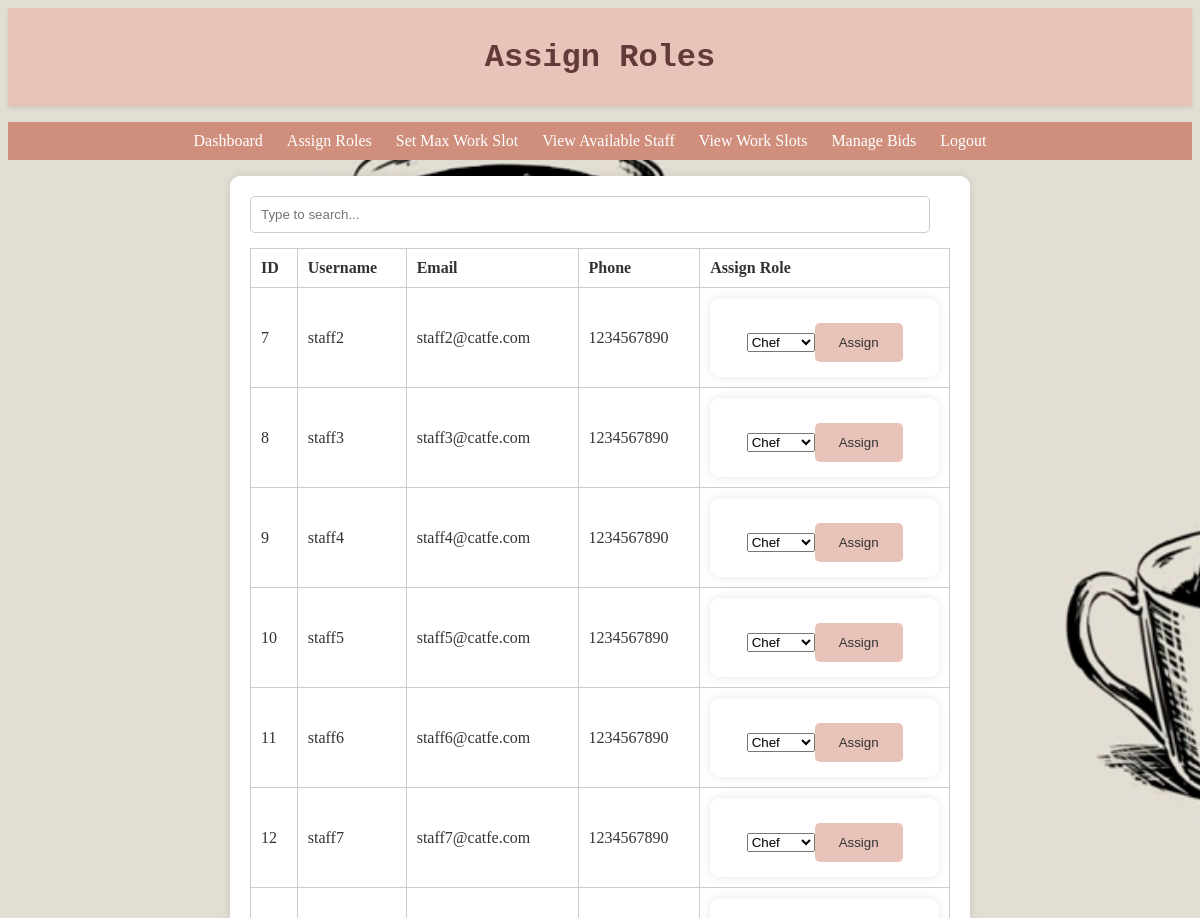
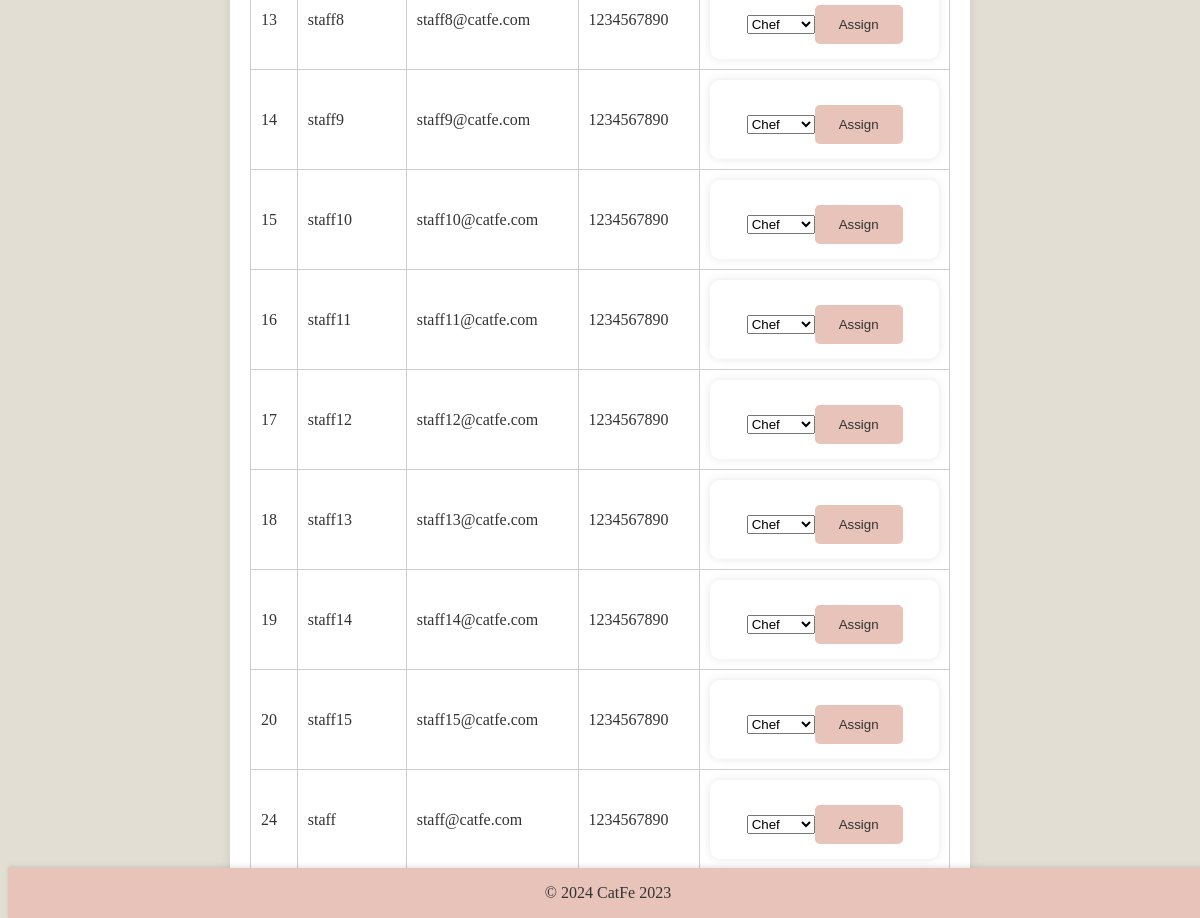
Screenshot of /pages/assign_roles.php with the database file from the repository (2 pictures, top to bottom).
### tables this page shows
CREATE TABLE `users` (
  `id` int(11) NOT NULL,
  `username` varchar(255) NOT NULL,
  `password` varchar(255) NOT NULL,
  `email` varchar(255) NOT NULL,
  `phone` varchar(20) NOT NULL,
  `can_view_dashboard` tinyint(1) DEFAULT 0,
  `can_manage_bids` tinyint(1) DEFAULT 0,
  `can_manage_work_slots` tinyint(1) DEFAULT 0,
  `can_bid_for_work_slots` tinyint(1) DEFAULT 0,
  `Type` enum('system admin','cafe owner','cafe manager','cafe staff') NOT NULL,
  `is_suspended` enum('active','suspended') NOT NULL DEFAULT 'active',
  `max_work_slots` int(11) NOT NULL,
  `save_work_slots` int(11) NOT NULL
);

### pages/assign_roles.php (the view, shortened to what this page needs)
<?php
include('../config/db_config.php');
$sql = "SELECT users.id, users.username, users.email, users.phone FROM users LEFT JOIN user_profiles ON users.id = user_profiles.user_id WHERE users.Type = 'café staff' AND user_profiles.cafe_role IS NULL";
$result = mysqli_query($conn, $sql);
?>
<!DOCTYPE html>
<html lang="en">
<head>
    <link rel="stylesheet" href="../styles.css">
</head>
<body>
    <header>
        <h1>Assign Roles</h1>
    </header>
    <nav>
        <ul>
            <li><a href="../dashboard/dashboard_manager.php">Dashboard</a></li>
            <li><a href="../pages/assign_roles.php">Assign Roles</a></li>
			<li><a href="../pages/MaxWorkSlot.php">Set Max Work Slot</a></li>
            <li><a href="../pages/view_available_staff.php">View Available Staff</a></li>
            <li><a href="../pages/view_work_slots.php">View Work Slots</a></li>
            <li><a href="../pages/manage_bids.php">Manage Bids</a></li>
            <li><a href="../controller/logout.php">Logout</a></li>
        </ul>
    </nav>
    <main>
        <table>
        <form method="POST">
        <input type="text" id="searchAvailable" name="search" placeholder="Type to search...">
        </form>
            <tr>
                <th>ID</th>
                <th>Username</th>
                <th>Email</th>
                <th>Phone</th>
                <th>Assign Role</th>
            </tr>
            <?php
            if ($result) {
                while ($row = mysqli_fetch_assoc($result)) {
                    echo "<tr>";
                    echo "<td>" . $row['id'] . "</td>";
                    echo "<td>" . $row['username'] . "</td>";
                    echo "<td>" . $row['email'] . "</td>";
                    echo "<td>" . $row['phone'] . "</td>";
                    echo "<td>";
                    echo "<form action='../pages/assign_roles.php' method='POST'>";
                    echo "<select name='cafe_role'>";
                    echo "<option value='chef'>Chef</option>";
                    echo "</select>";
                    echo "<input type='submit' value='Assign'>";
                    echo "</form>";
                    echo "</td>";
                    echo "</tr>";
                }
            } else {
                echo "<tr><td colspan='5'>Error: " . mysqli_error($conn) . "</td></tr>";
            }
            ?>
        </table>
    </main>
    <footer>
        <p>&copy; <?php echo date("Y"); ?> CatFe 2023</p>
    </footer>
</body>
</html>

### styles.css (style rules this page uses)
body { font-family: 'Times New Roman', Times, serif; background-color: #f9f4ed; color: #333; background-image: url('assets/cat.png'); background-repeat: no-repeat; background-size: cover; }
header { background-color: #e8c3b9; padding: 10px 0; text-align: center; box-shadow: 0 2px 4px rgba(0, 0, 0, 0.1); }
nav ul { background-color: #d08f7d; list-style: none; padding: 10px 0; text-align: center; }
nav ul li { display: inline; margin-right: 20px; }
nav ul li a { color: #fff; text-decoration: none; }
main { margin: 20px; padding: 20px; background-color: #fff; border-radius: 10px; box-shadow: 0 0 10px rgba(0, 0, 0, 0.1); width: 700px; margin: 0 auto; }
form { margin-top: 20px; text-align: center; max-width: 300px; margin: 0 auto; padding: 15px; border-radius: 10px; box-shadow: 0 0 10px rgba(0, 0, 0, 0.1); }
input[type="text"], input[type="tel"], input[type="password"], input[type="email"], select#type { width: calc(100% - 20px); padding: 10px; margin-bottom: 15px; border: 1px solid #ccc; border-radius: 5px; box-sizing: border-box; }
input[type="submit"] { background-color: #e8c3b9; color: #333; padding: 12px 24px; border: none; border-radius: 5px; cursor: pointer; transition: background-color 0.3s; margin-top: 10px; }
footer { position: fixed; bottom: 0; width: 100%; z-index: 999; background-color: #e8c3b9; text-align: center; box-shadow: 0 -2px 4px rgba(0, 0, 0, 0.1); }
h1, h2 { font-family: 'Courier New', Courier, monospace; color: #633939; text-align: center; margin-bottom: 20px; }
a { color: #d08f7d; text-decoration: none; }
table { width: 100%; border-collapse: collapse; margin-bottom: 20px; }
table, th, td { border: 1px solid #ccc; }
th, td { padding: 10px; text-align: left; }

### rows the page displays
users: id "7", username "staff2", email "staff2@catfe.com", phone "1234567890"
users: id "8", username "staff3", email "staff3@catfe.com", phone "1234567890"
users: id "9", username "staff4", email "staff4@catfe.com", phone "1234567890"
users: id "10", username "staff5", email "staff5@catfe.com", phone "1234567890"
users: id "11", username "staff6", email "staff6@catfe.com", phone "1234567890"
users: id "12", username "staff7", email "staff7@catfe.com", phone "1234567890"
users: id "13", username "staff8", email "staff8@catfe.com", phone "1234567890"
users: id "14", username "staff9", email "staff9@catfe.com", phone "1234567890"
users: id "15", username "staff10", email "staff10@catfe.com", phone "1234567890"
users: id "16", username "staff11", email "staff11@catfe.com", phone "1234567890"
users: id "17", username "staff12", email "staff12@catfe.com", phone "1234567890"
users: id "18", username "staff13", email "staff13@catfe.com", phone "1234567890"
users: id "19", username "staff14", email "staff14@catfe.com", phone "1234567890"
users: id "20", username "staff15", email "staff15@catfe.com", phone "1234567890"
users: id "24", username "staff", email "staff@catfe.com", phone "1234567890"
